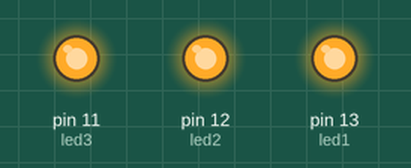
This sketch was run on a simulated Arduino Uno, built with avr-gcc and run on an emulated ATmega328P. Shown: output pins drawn as LEDs (lit = HIGH).

Above: at 0.1 s.
Timing chart, 0 to 1.6 s (numbered marks = the images above):
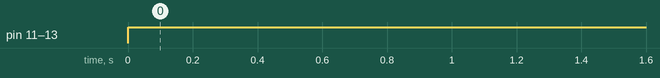

The sketch:

sketch_jan21b.ino
```cpp
int led1 = 13 ;
 int led2 = 12 ;
int led3 = 11;
void setup(){
  //iniciamos el puerto serie
  Serial.begin(9600);
  pinMode(led1, OUTPUT);
  pinMode(led2, OUTPUT);
  pinMode(led3, OUTPUT);
}

void loop(){


    digitalWrite(led1,HIGH);

    digitalWrite(led2,HIGH);

    digitalWrite(led3,HIGH);


}
```

Measured:
- by itself, pin 11 (led3), pin 12 (led2), pin 13 (led1): LOW → HIGH at 0.00 s
